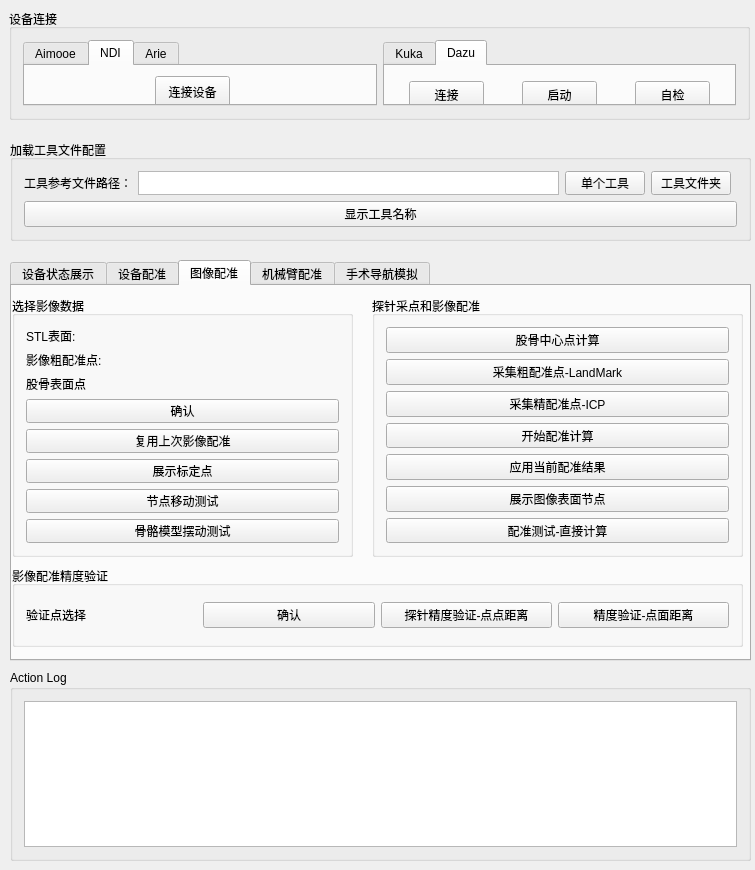
<?xml version="1.0" encoding="UTF-8"?>
<ui version="4.0">
 <class>HTOTookitsControls</class>
 <widget class="QWidget" name="HTOTookitsControls">
  <property name="geometry">
   <rect>
    <x>0</x>
    <y>0</y>
    <width>755</width>
    <height>870</height>
   </rect>
  </property>
  <property name="minimumSize">
   <size>
    <width>0</width>
    <height>0</height>
   </size>
  </property>
  <property name="windowTitle">
   <string>QmitkTemplate</string>
  </property>
  <widget class="QGroupBox" name="groupBox">
   <property name="geometry">
    <rect>
     <x>9</x>
     <y>9</y>
     <width>741</width>
     <height>111</height>
    </rect>
   </property>
   <property name="title">
    <string>设备连接</string>
   </property>
   <layout class="QHBoxLayout" name="horizontalLayout">
    <item>
     <widget class="QTabWidget" name="tabWidget">
      <property name="currentIndex">
       <number>1</number>
      </property>
      <widget class="QWidget" name="tab">
       <attribute name="title">
        <string>Aimooe</string>
       </attribute>
       <widget class="QWidget" name="layoutWidget">
        <property name="geometry">
         <rect>
          <x>20</x>
          <y>13</y>
          <width>211</width>
          <height>31</height>
         </rect>
        </property>
        <layout class="QHBoxLayout" name="horizontalLayout_2">
         <item>
          <widget class="QCheckBox" name="checkBox_USB">
           <property name="text">
            <string>USB</string>
           </property>
           <property name="checked">
            <bool>true</bool>
           </property>
           <property name="autoExclusive">
            <bool>true</bool>
           </property>
          </widget>
         </item>
         <item>
          <widget class="QCheckBox" name="checkBox_Ehernet">
           <property name="text">
            <string>Ethernet</string>
           </property>
           <property name="autoExclusive">
            <bool>true</bool>
           </property>
          </widget>
         </item>
         <item>
          <widget class="QCheckBox" name="checkBox_Wifi">
           <property name="text">
            <string>Wifi</string>
           </property>
           <property name="autoExclusive">
            <bool>true</bool>
           </property>
          </widget>
         </item>
        </layout>
       </widget>
       <widget class="QPushButton" name="connectAimooe_pushButton">
        <property name="geometry">
         <rect>
          <x>250</x>
          <y>12</y>
          <width>81</width>
          <height>31</height>
         </rect>
        </property>
        <property name="text">
         <string>连接设备</string>
        </property>
        <property name="checkable">
         <bool>false</bool>
        </property>
       </widget>
      </widget>
      <widget class="QWidget" name="tab_2">
       <attribute name="title">
        <string>NDI</string>
       </attribute>
       <widget class="QPushButton" name="connectNDI_pushButton">
        <property name="geometry">
         <rect>
          <x>130</x>
          <y>10</y>
          <width>75</width>
          <height>31</height>
         </rect>
        </property>
        <property name="text">
         <string>连接设备</string>
        </property>
        <property name="checkable">
         <bool>false</bool>
        </property>
       </widget>
      </widget>
      <widget class="QWidget" name="tab_9">
       <attribute name="title">
        <string>Arie</string>
       </attribute>
       <widget class="QPushButton" name="connectArie_pushButton">
        <property name="geometry">
         <rect>
          <x>120</x>
          <y>12</y>
          <width>75</width>
          <height>31</height>
         </rect>
        </property>
        <property name="text">
         <string>连接设备</string>
        </property>
       </widget>
      </widget>
     </widget>
    </item>
    <item>
     <widget class="QTabWidget" name="tabWidget_2">
      <property name="currentIndex">
       <number>1</number>
      </property>
      <widget class="QWidget" name="tab_3">
       <attribute name="title">
        <string>Kuka</string>
       </attribute>
       <widget class="QPushButton" name="connectKuka_pushButton">
        <property name="geometry">
         <rect>
          <x>30</x>
          <y>15</y>
          <width>75</width>
          <height>28</height>
         </rect>
        </property>
        <property name="text">
         <string>连接</string>
        </property>
       </widget>
       <widget class="QPushButton" name="bootKuka_pushButton">
        <property name="geometry">
         <rect>
          <x>130</x>
          <y>15</y>
          <width>75</width>
          <height>28</height>
         </rect>
        </property>
        <property name="text">
         <string>启动</string>
        </property>
       </widget>
       <widget class="QPushButton" name="selfCheckKuka_pushButton">
        <property name="geometry">
         <rect>
          <x>235</x>
          <y>15</y>
          <width>75</width>
          <height>28</height>
         </rect>
        </property>
        <property name="text">
         <string>自检</string>
        </property>
       </widget>
      </widget>
      <widget class="QWidget" name="tab_4">
       <attribute name="title">
        <string>Dazu</string>
       </attribute>
       <widget class="QPushButton" name="connectDazu_pushButton">
        <property name="geometry">
         <rect>
          <x>24</x>
          <y>15</y>
          <width>75</width>
          <height>28</height>
         </rect>
        </property>
        <property name="text">
         <string>连接</string>
        </property>
       </widget>
       <widget class="QPushButton" name="bootDazu_pushButton_2">
        <property name="geometry">
         <rect>
          <x>137</x>
          <y>15</y>
          <width>75</width>
          <height>28</height>
         </rect>
        </property>
        <property name="text">
         <string>启动</string>
        </property>
       </widget>
       <widget class="QPushButton" name="selfCheckDazu_pushButton">
        <property name="geometry">
         <rect>
          <x>250</x>
          <y>15</y>
          <width>75</width>
          <height>28</height>
         </rect>
        </property>
        <property name="text">
         <string>自检</string>
        </property>
       </widget>
      </widget>
     </widget>
    </item>
   </layout>
  </widget>
  <widget class="QGroupBox" name="groupBox_2">
   <property name="geometry">
    <rect>
     <x>10</x>
     <y>670</y>
     <width>741</width>
     <height>191</height>
    </rect>
   </property>
   <property name="title">
    <string>Action Log</string>
   </property>
   <layout class="QVBoxLayout" name="verticalLayout">
    <item>
     <widget class="QTextBrowser" name="textBrowser_Action"/>
    </item>
   </layout>
  </widget>
  <widget class="QGroupBox" name="groupBox_Config">
   <property name="geometry">
    <rect>
     <x>10</x>
     <y>140</y>
     <width>741</width>
     <height>101</height>
    </rect>
   </property>
   <property name="title">
    <string>加载工具文件配置</string>
   </property>
   <layout class="QGridLayout" name="gridLayout">
    <item row="1" column="0" rowspan="2" colspan="5">
     <widget class="QPushButton" name="startCollect_pushButton">
      <property name="text">
       <string>显示工具名称</string>
      </property>
     </widget>
    </item>
    <item row="0" column="2">
     <widget class="QPushButton" name="selectFile_pushButton">
      <property name="text">
       <string>单个工具</string>
      </property>
     </widget>
    </item>
    <item row="0" column="3">
     <widget class="QPushButton" name="selectFolder_pushButton">
      <property name="text">
       <string>工具文件夹</string>
      </property>
     </widget>
    </item>
    <item row="0" column="1">
     <widget class="QTextBrowser" name="textBrowser_SelectTools"/>
    </item>
    <item row="0" column="0">
     <widget class="QLabel" name="label_BoneFile">
      <property name="text">
       <string>工具参考文件路径：</string>
      </property>
     </widget>
    </item>
   </layout>
  </widget>
  <widget class="QTabWidget" name="tabWidget_3">
   <property name="geometry">
    <rect>
     <x>10</x>
     <y>260</y>
     <width>741</width>
     <height>401</height>
    </rect>
   </property>
   <property name="currentIndex">
    <number>2</number>
   </property>
   <widget class="QWidget" name="tab_10">
    <attribute name="title">
     <string>设备状态展示</string>
    </attribute>
    <layout class="QGridLayout" name="gridLayout_10">
     <item row="0" column="1">
      <widget class="QGroupBox" name="groupBox_21">
       <property name="title">
        <string>Kuka</string>
       </property>
      </widget>
     </item>
     <item row="0" column="0">
      <widget class="QGroupBox" name="groupBox_18">
       <property name="title">
        <string>Aimooe</string>
       </property>
      </widget>
     </item>
     <item row="1" column="0" rowspan="2">
      <widget class="QGroupBox" name="groupBox_19">
       <property name="title">
        <string>NDI</string>
       </property>
       <layout class="QHBoxLayout" name="horizontalLayout_4">
        <item>
         <widget class="QmitkToolTrackingStatusWidget" name="m_StatusWidgetVegaToolToShow" native="true">
          <property name="minimumSize">
           <size>
            <width>0</width>
            <height>200</height>
           </size>
          </property>
          <property name="maximumSize">
           <size>
            <width>16777215</width>
            <height>50</height>
           </size>
          </property>
         </widget>
        </item>
       </layout>
      </widget>
     </item>
     <item row="1" column="1">
      <widget class="QGroupBox" name="groupBox_22">
       <property name="title">
        <string>Dazu</string>
       </property>
      </widget>
     </item>
     <item row="2" column="1">
      <widget class="QGroupBox" name="groupBox_20">
       <property name="title">
        <string>Arie</string>
       </property>
      </widget>
     </item>
    </layout>
   </widget>
   <widget class="QWidget" name="tab_5">
    <attribute name="title">
     <string>设备配准</string>
    </attribute>
    <widget class="QGroupBox" name="groupBox_3">
     <property name="geometry">
      <rect>
       <x>10</x>
       <y>10</y>
       <width>391</width>
       <height>71</height>
      </rect>
     </property>
     <property name="title">
      <string>设备追踪</string>
     </property>
     <layout class="QHBoxLayout" name="horizontalLayout_6">
      <item>
       <widget class="QPushButton" name="trackingDevice_pushButton">
        <property name="text">
         <string>开始追踪</string>
        </property>
       </widget>
      </item>
      <item>
       <widget class="QPushButton" name="stopTracking_pushButton">
        <property name="text">
         <string>停止追踪</string>
        </property>
       </widget>
      </item>
     </layout>
    </widget>
    <widget class="QGroupBox" name="groupBox_4">
     <property name="geometry">
      <rect>
       <x>10</x>
       <y>90</y>
       <width>391</width>
       <height>111</height>
      </rect>
     </property>
     <property name="title">
      <string>探针针尖标定</string>
     </property>
     <layout class="QGridLayout" name="gridLayout_2">
      <item row="1" column="0">
       <widget class="QPushButton" name="trackingProbe_pushButton">
        <property name="text">
         <string>开始追踪</string>
        </property>
       </widget>
      </item>
      <item row="0" column="0">
       <widget class="QLabel" name="label">
        <property name="text">
         <string>针尖文件选择:</string>
        </property>
       </widget>
      </item>
      <item row="1" column="1">
       <widget class="QPushButton" name="collectProbe_pushButton">
        <property name="text">
         <string>开始标定</string>
        </property>
       </widget>
      </item>
      <item row="1" column="2">
       <widget class="QPushButton" name="caculateProbe_pushButton">
        <property name="text">
         <string>计算针尖位置</string>
        </property>
       </widget>
      </item>
      <item row="0" column="1" colspan="2">
       <widget class="QComboBox" name="selectProbe_comboBox"/>
      </item>
     </layout>
    </widget>
    <widget class="QGroupBox" name="groupBox_5">
     <property name="geometry">
      <rect>
       <x>10</x>
       <y>210</y>
       <width>391</width>
       <height>151</height>
      </rect>
     </property>
     <property name="title">
      <string>设备位置标定</string>
     </property>
     <layout class="QGridLayout" name="gridLayout_3">
      <item row="1" column="1">
       <widget class="QPushButton" name="caculateRFMatrix_pushButton">
        <property name="text">
         <string>计算转化矩阵</string>
        </property>
       </widget>
      </item>
      <item row="0" column="0">
       <widget class="QLabel" name="label_2">
        <property name="text">
         <string>设备文件选择:</string>
        </property>
       </widget>
      </item>
      <item row="1" column="0">
       <widget class="QPushButton" name="trackingRF_pushButton">
        <property name="text">
         <string>开始追踪</string>
        </property>
       </widget>
      </item>
      <item row="1" column="2">
       <widget class="QPushButton" name="calibrateTool_pushButton">
        <property name="text">
         <string>设备标定</string>
        </property>
       </widget>
      </item>
      <item row="2" column="0">
       <widget class="QLabel" name="label_3">
        <property name="text">
         <string>采点进度：</string>
        </property>
       </widget>
      </item>
      <item row="2" column="1" colspan="2">
       <widget class="QTextBrowser" name="calibrateTool_textBrowser"/>
      </item>
      <item row="0" column="1" colspan="2">
       <widget class="QComboBox" name="selectRF_comboBox"/>
      </item>
     </layout>
    </widget>
    <widget class="QGroupBox" name="groupBox_6">
     <property name="geometry">
      <rect>
       <x>420</x>
       <y>10</y>
       <width>296</width>
       <height>351</height>
      </rect>
     </property>
     <property name="title">
      <string>设备追踪</string>
     </property>
     <layout class="QVBoxLayout" name="verticalLayout_2">
      <item>
       <widget class="QGroupBox" name="groupBox_7">
        <property name="title">
         <string>当前系统下可追踪到的实时设备</string>
        </property>
        <layout class="QHBoxLayout" name="horizontalLayout_8">
         <item>
          <widget class="QTextBrowser" name="showDevice_textBrowser"/>
         </item>
        </layout>
       </widget>
      </item>
      <item>
       <widget class="QGroupBox" name="groupBox_8">
        <property name="title">
         <string>目标设备状态</string>
        </property>
        <layout class="QHBoxLayout" name="horizontalLayout_9">
         <item>
          <widget class="QTextBrowser" name="showState_textBrowser"/>
         </item>
        </layout>
       </widget>
      </item>
     </layout>
    </widget>
   </widget>
   <widget class="QWidget" name="tab_6">
    <attribute name="title">
     <string>图像配准</string>
    </attribute>
    <widget class="QGroupBox" name="groupBox_9">
     <property name="geometry">
      <rect>
       <x>0</x>
       <y>10</y>
       <width>341</width>
       <height>261</height>
      </rect>
     </property>
     <property name="title">
      <string>选择影像数据</string>
     </property>
     <layout class="QVBoxLayout" name="verticalLayout_3">
      <item>
       <layout class="QHBoxLayout" name="horizontalLayout_10">
        <item>
         <widget class="QLabel" name="label_8">
          <property name="text">
           <string>STL表面:  </string>
          </property>
         </widget>
        </item>
        <item>
         <widget class="QmitkSingleNodeSelectionWidget" name="setSTL_mitkSlecectButton" native="true"/>
        </item>
       </layout>
      </item>
      <item>
       <layout class="QHBoxLayout" name="horizontalLayout_11">
        <item>
         <widget class="QLabel" name="label_9">
          <property name="text">
           <string>影像粗配准点:  </string>
          </property>
         </widget>
        </item>
        <item>
         <widget class="QmitkSingleNodeSelectionWidget" name="setLandMark_mitkSlecectButton" native="true"/>
        </item>
       </layout>
      </item>
      <item>
       <layout class="QHBoxLayout" name="horizontalLayout_3">
        <item>
         <widget class="QLabel" name="label_14">
          <property name="text">
           <string>股骨表面点</string>
          </property>
         </widget>
        </item>
        <item>
         <widget class="QmitkSingleNodeSelectionWidget" name="setBoneNode_mitkSlecectButton" native="true"/>
        </item>
       </layout>
      </item>
      <item>
       <widget class="QPushButton" name="checkImage_pushButton">
        <property name="text">
         <string>确认</string>
        </property>
       </widget>
      </item>
      <item>
       <widget class="QPushButton" name="reuseRegistrateMatrix_pushButton">
        <property name="text">
         <string>复用上次影像配准</string>
        </property>
       </widget>
      </item>
      <item>
       <widget class="QPushButton" name="showNode_pushButton">
        <property name="text">
         <string>展示标定点</string>
        </property>
       </widget>
      </item>
      <item>
       <widget class="QPushButton" name="moveTest_pushButton">
        <property name="enabled">
         <bool>true</bool>
        </property>
        <property name="text">
         <string>节点移动测试</string>
        </property>
        <property name="checkable">
         <bool>false</bool>
        </property>
       </widget>
      </item>
      <item>
       <widget class="QPushButton" name="moveBone_pushButton">
        <property name="text">
         <string>骨骼模型摆动测试</string>
        </property>
       </widget>
      </item>
     </layout>
    </widget>
    <widget class="QGroupBox" name="groupBox_10">
     <property name="geometry">
      <rect>
       <x>360</x>
       <y>10</y>
       <width>371</width>
       <height>261</height>
      </rect>
     </property>
     <property name="title">
      <string>探针采点和影像配准</string>
     </property>
     <layout class="QVBoxLayout" name="verticalLayout_4">
      <item>
       <widget class="QPushButton" name="getFemurCenter_pushButton">
        <property name="text">
         <string>股骨中心点计算</string>
        </property>
       </widget>
      </item>
      <item>
       <widget class="QPushButton" name="getLandMark_pushButton">
        <property name="text">
         <string>采集粗配准点-LandMark</string>
        </property>
       </widget>
      </item>
      <item>
       <widget class="QPushButton" name="getICP_pushButton">
        <property name="text">
         <string>采集精配准点-ICP</string>
        </property>
       </widget>
      </item>
      <item>
       <widget class="QPushButton" name="caculateRegistration_pushButton">
        <property name="text">
         <string>开始配准计算</string>
        </property>
       </widget>
      </item>
      <item>
       <widget class="QPushButton" name="applyRegistration_pushButton">
        <property name="text">
         <string>应用当前配准结果</string>
        </property>
       </widget>
      </item>
      <item>
       <widget class="QPushButton" name="showCollectedPoint_pushButton">
        <property name="text">
         <string>展示图像表面节点</string>
        </property>
       </widget>
      </item>
      <item>
       <widget class="QPushButton" name="testRegistration_pushButton">
        <property name="enabled">
         <bool>true</bool>
        </property>
        <property name="text">
         <string>配准测试-直接计算</string>
        </property>
       </widget>
      </item>
     </layout>
    </widget>
    <widget class="QGroupBox" name="groupBox_11">
     <property name="geometry">
      <rect>
       <x>0</x>
       <y>280</y>
       <width>731</width>
       <height>81</height>
      </rect>
     </property>
     <property name="title">
      <string>影像配准精度验证</string>
     </property>
     <layout class="QHBoxLayout" name="horizontalLayout_13">
      <item>
       <layout class="QHBoxLayout" name="horizontalLayout_12">
        <item>
         <widget class="QLabel" name="label_10">
          <property name="text">
           <string>验证点选择</string>
          </property>
         </widget>
        </item>
        <item>
         <widget class="QmitkSingleNodeSelectionWidget" name="selectCheckNode_mitkSlecectButton" native="true"/>
        </item>
       </layout>
      </item>
      <item>
       <widget class="QPushButton" name="checkAccuracyPoints_pushButton">
        <property name="text">
         <string>确认</string>
        </property>
       </widget>
      </item>
      <item>
       <widget class="QPushButton" name="checkNode2Node_pushButton">
        <property name="text">
         <string>探针精度验证-点点距离</string>
        </property>
       </widget>
      </item>
      <item>
       <widget class="QPushButton" name="checkNode2Surface_pushButton">
        <property name="text">
         <string>精度验证-点面距离</string>
        </property>
       </widget>
      </item>
     </layout>
    </widget>
   </widget>
   <widget class="QWidget" name="tab_7">
    <attribute name="title">
     <string>机械臂配准</string>
    </attribute>
   </widget>
   <widget class="QWidget" name="tab_8">
    <attribute name="title">
     <string>手术导航模拟</string>
    </attribute>
    <widget class="QGroupBox" name="groupBox_12">
     <property name="geometry">
      <rect>
       <x>0</x>
       <y>10</y>
       <width>281</width>
       <height>121</height>
      </rect>
     </property>
     <property name="title">
      <string>术前规划</string>
     </property>
     <layout class="QGridLayout" name="gridLayout_4">
      <item row="1" column="0">
       <widget class="QPushButton" name="createCutPlane_pushButton">
        <property name="text">
         <string>生成截骨平面</string>
        </property>
       </widget>
      </item>
      <item row="0" column="0">
       <layout class="QHBoxLayout" name="horizontalLayout_14">
        <item>
         <widget class="QRadioButton" name="radioButton_twoCuts">
          <property name="text">
           <string>垂直截骨面</string>
          </property>
          <property name="checkable">
           <bool>true</bool>
          </property>
         </widget>
        </item>
        <item>
         <widget class="QRadioButton" name="radioButton_oneCut">
          <property name="text">
           <string>水平截骨面</string>
          </property>
          <property name="checked">
           <bool>true</bool>
          </property>
         </widget>
        </item>
       </layout>
      </item>
      <item row="2" column="0">
       <widget class="QPushButton" name="cutTibia_pushButton">
        <property name="text">
         <string>截骨</string>
        </property>
       </widget>
      </item>
     </layout>
    </widget>
    <widget class="QGroupBox" name="groupBox_13">
     <property name="geometry">
      <rect>
       <x>290</x>
       <y>10</y>
       <width>441</width>
       <height>121</height>
      </rect>
     </property>
     <property name="title">
      <string>摆锯截骨模拟</string>
     </property>
     <layout class="QGridLayout" name="gridLayout_5">
      <item row="0" column="0">
       <layout class="QGridLayout" name="gridLayout_7">
        <item row="0" column="6">
         <widget class="QPushButton" name="pushButton_rxm">
          <property name="text">
           <string>RX-</string>
          </property>
         </widget>
        </item>
        <item row="0" column="3">
         <widget class="QPushButton" name="pushButton_xp">
          <property name="text">
           <string>X+</string>
          </property>
         </widget>
        </item>
        <item row="3" column="3">
         <widget class="QPushButton" name="pushButton_zp">
          <property name="text">
           <string>Z+</string>
          </property>
         </widget>
        </item>
        <item row="0" column="4">
         <widget class="QPushButton" name="pushButton_xm">
          <property name="text">
           <string>X-</string>
          </property>
         </widget>
        </item>
        <item row="3" column="4">
         <widget class="QPushButton" name="pushButton_zm">
          <property name="text">
           <string>Z-</string>
          </property>
         </widget>
        </item>
        <item row="2" column="7">
         <spacer name="horizontalSpacer_2">
          <property name="orientation">
           <enum>Qt::Horizontal</enum>
          </property>
          <property name="sizeHint" stdset="0">
           <size>
            <width>40</width>
            <height>20</height>
           </size>
          </property>
         </spacer>
        </item>
        <item row="2" column="4">
         <widget class="QPushButton" name="pushButton_ym">
          <property name="text">
           <string>Y-</string>
          </property>
         </widget>
        </item>
        <item row="0" column="5">
         <widget class="QPushButton" name="pushButton_rxp">
          <property name="text">
           <string>RX+</string>
          </property>
         </widget>
        </item>
        <item row="2" column="3">
         <widget class="QPushButton" name="pushButton_yp">
          <property name="text">
           <string>Y+</string>
          </property>
         </widget>
        </item>
        <item row="2" column="0">
         <spacer name="horizontalSpacer">
          <property name="orientation">
           <enum>Qt::Horizontal</enum>
          </property>
          <property name="sizeHint" stdset="0">
           <size>
            <width>40</width>
            <height>20</height>
           </size>
          </property>
         </spacer>
        </item>
        <item row="3" column="6">
         <widget class="QPushButton" name="pushButton_rzm">
          <property name="text">
           <string>RZ-</string>
          </property>
         </widget>
        </item>
        <item row="2" column="5">
         <widget class="QPushButton" name="pushButton_ryp">
          <property name="text">
           <string>RY+</string>
          </property>
         </widget>
        </item>
        <item row="2" column="6">
         <widget class="QPushButton" name="pushButton_rym">
          <property name="text">
           <string>RY-</string>
          </property>
         </widget>
        </item>
        <item row="3" column="1">
         <widget class="QLabel" name="label_5">
          <property name="text">
           <string>(mm/degrees)</string>
          </property>
         </widget>
        </item>
        <item row="3" column="5">
         <widget class="QPushButton" name="pushButton_rzp">
          <property name="text">
           <string>RZ+</string>
          </property>
         </widget>
        </item>
        <item row="2" column="1">
         <widget class="QLineEdit" name="lineEdit_intuitiveValue_1">
          <property name="text">
           <string>2</string>
          </property>
         </widget>
        </item>
        <item row="0" column="1">
         <widget class="QLabel" name="label_6">
          <property name="layoutDirection">
           <enum>Qt::LeftToRight</enum>
          </property>
          <property name="text">
           <string>λ =</string>
          </property>
         </widget>
        </item>
       </layout>
      </item>
     </layout>
    </widget>
    <widget class="QGroupBox" name="groupBox_14">
     <property name="geometry">
      <rect>
       <x>0</x>
       <y>130</y>
       <width>731</width>
       <height>121</height>
      </rect>
     </property>
     <property name="title">
      <string>截骨面规划</string>
     </property>
     <layout class="QGridLayout" name="gridLayout_6">
      <item row="0" column="0" colspan="2">
       <layout class="QHBoxLayout" name="horizontalLayout_15">
        <item>
         <widget class="QLabel" name="label_11">
          <property name="text">
           <string>股骨头中心标记点：</string>
          </property>
         </widget>
        </item>
        <item>
         <widget class="QmitkSingleNodeSelectionWidget" name="mitkNodeSelectWidget_featurePoint" native="true"/>
        </item>
       </layout>
      </item>
      <item row="0" column="2" colspan="3">
       <layout class="QHBoxLayout" name="horizontalLayout_16">
        <item>
         <widget class="QLabel" name="label_12">
          <property name="text">
           <string>胫骨近端内外侧标记点：</string>
          </property>
         </widget>
        </item>
        <item>
         <widget class="QmitkSingleNodeSelectionWidget" name="mitkNodeSelectWidget_tibiaPoint" native="true"/>
        </item>
       </layout>
      </item>
      <item row="0" column="5" rowspan="2">
       <layout class="QFormLayout" name="formLayout">
        <item row="0" column="0">
         <widget class="QLabel" name="Label">
          <property name="text">
           <string>截骨面末端距离胫骨外侧平台：</string>
          </property>
         </widget>
        </item>
        <item row="0" column="1">
         <widget class="QLineEdit" name="LineEdit_distance1"/>
        </item>
        <item row="1" column="0">
         <widget class="QLabel" name="Label_2">
          <property name="text">
           <string>截骨面入口距离胫骨内侧平台：</string>
          </property>
         </widget>
        </item>
        <item row="1" column="1">
         <widget class="QLineEdit" name="LineEdit_distance2"/>
        </item>
        <item row="2" column="0">
         <widget class="QLabel" name="Label_3">
          <property name="text">
           <string>保留外侧合页：</string>
          </property>
         </widget>
        </item>
        <item row="2" column="1">
         <widget class="QLineEdit" name="LineEdit_hy"/>
        </item>
        <item row="3" column="0">
         <widget class="QLabel" name="Label_4">
          <property name="text">
           <string>截骨深度</string>
          </property>
         </widget>
        </item>
        <item row="3" column="1">
         <widget class="QLineEdit" name="LineEdit_depth"/>
        </item>
       </layout>
      </item>
      <item row="1" column="0">
       <widget class="QPushButton" name="pushButton_showLine">
        <property name="text">
         <string>显示下肢力线</string>
        </property>
       </widget>
      </item>
      <item row="1" column="1">
       <widget class="QPushButton" name="pushButton_unShowLine">
        <property name="text">
         <string>隐藏下肢力线</string>
        </property>
       </widget>
      </item>
      <item row="1" column="2">
       <widget class="QLabel" name="label_4">
        <property name="text">
         <string>力线在胫骨平台占比：</string>
        </property>
       </widget>
      </item>
      <item row="1" column="3">
       <widget class="QLineEdit" name="lineEdit_proportation"/>
      </item>
      <item row="1" column="4">
       <widget class="QLabel" name="label_7">
        <property name="text">
         <string>%</string>
        </property>
       </widget>
      </item>
     </layout>
    </widget>
    <widget class="QGroupBox" name="groupBox_15">
     <property name="geometry">
      <rect>
       <x>0</x>
       <y>250</y>
       <width>241</width>
       <height>111</height>
      </rect>
     </property>
     <property name="title">
      <string>撑开角度规划</string>
     </property>
     <layout class="QGridLayout" name="gridLayout_8">
      <item row="0" column="0" rowspan="2">
       <layout class="QFormLayout" name="formLayout_2">
        <item row="0" column="0">
         <widget class="QLabel" name="Label_5">
          <property name="text">
           <string>撑开角度</string>
          </property>
         </widget>
        </item>
        <item row="0" column="1">
         <widget class="QLineEdit" name="LineEdit_angle"/>
        </item>
        <item row="1" column="0">
         <widget class="QLabel" name="Label_6">
          <property name="text">
           <string>撑开高度</string>
          </property>
         </widget>
        </item>
        <item row="1" column="1">
         <widget class="QLineEdit" name="LineEdit_height"/>
        </item>
       </layout>
      </item>
      <item row="0" column="1">
       <widget class="QPushButton" name="pushButton_caculateAngle">
        <property name="text">
         <string>计划撑开角度</string>
        </property>
       </widget>
      </item>
      <item row="1" column="1">
       <widget class="QPushButton" name="pushButton_strechHeigh">
        <property name="text">
         <string>计划撑开高度</string>
        </property>
       </widget>
      </item>
      <item row="2" column="0">
       <layout class="QHBoxLayout" name="horizontalLayout_17">
        <item>
         <widget class="QLabel" name="Label_7">
          <property name="text">
           <string>旋转</string>
          </property>
         </widget>
        </item>
        <item>
         <widget class="QPushButton" name="pushButton_lt">
          <property name="text">
           <string>-</string>
          </property>
         </widget>
        </item>
        <item>
         <widget class="QLineEdit" name="LineEdit_transAngle">
          <property name="text">
           <string>0</string>
          </property>
         </widget>
        </item>
        <item>
         <widget class="QLabel" name="label_13">
          <property name="text">
           <string>°</string>
          </property>
         </widget>
        </item>
        <item>
         <widget class="QPushButton" name="pushButton_rt">
          <property name="text">
           <string>+</string>
          </property>
         </widget>
        </item>
       </layout>
      </item>
      <item row="2" column="1">
       <widget class="QPushButton" name="pushButton_preview">
        <property name="text">
         <string>预览</string>
        </property>
       </widget>
      </item>
     </layout>
    </widget>
    <widget class="QGroupBox" name="groupBox_16">
     <property name="geometry">
      <rect>
       <x>250</x>
       <y>250</y>
       <width>161</width>
       <height>111</height>
      </rect>
     </property>
     <property name="title">
      <string>钢板规划</string>
     </property>
     <layout class="QHBoxLayout" name="horizontalLayout_18">
      <item>
       <widget class="QPushButton" name="pushButton_setGizmo">
        <property name="text">
         <string>set Gizmo</string>
        </property>
       </widget>
      </item>
     </layout>
    </widget>
    <widget class="QGroupBox" name="groupBox_17">
     <property name="geometry">
      <rect>
       <x>420</x>
       <y>250</y>
       <width>311</width>
       <height>111</height>
      </rect>
     </property>
     <property name="title">
      <string>术前检查</string>
     </property>
     <layout class="QGridLayout" name="gridLayout_9">
      <item row="0" column="1">
       <widget class="QPushButton" name="pushButton_probeCalibrator">
        <property name="text">
         <string>探针标定</string>
        </property>
       </widget>
      </item>
      <item row="1" column="1">
       <widget class="QPushButton" name="pushButton_drill">
        <property name="text">
         <string>磨钻标定</string>
        </property>
       </widget>
      </item>
      <item row="0" column="0">
       <widget class="QPushButton" name="pushButton_collectPoint">
        <property name="text">
         <string>采集标记点</string>
        </property>
       </widget>
      </item>
      <item row="1" column="0">
       <widget class="QPushButton" name="pushButton_saw">
        <property name="text">
         <string>摆锯标定</string>
        </property>
       </widget>
      </item>
     </layout>
    </widget>
   </widget>
  </widget>
 </widget>
 <layoutdefault spacing="6" margin="11"/>
 <customwidgets>
  <customwidget>
   <class>QmitkSingleNodeSelectionWidget</class>
   <extends>QWidget</extends>
   <header location="global">QmitkSingleNodeSelectionWidget.h</header>
   <container>1</container>
  </customwidget>
  <customwidget>
   <class>QmitkToolTrackingStatusWidget</class>
   <extends>QWidget</extends>
   <header location="global">QmitkToolTrackingStatusWidget.h</header>
   <container>1</container>
  </customwidget>
 </customwidgets>
 <resources/>
 <connections/>
</ui>
